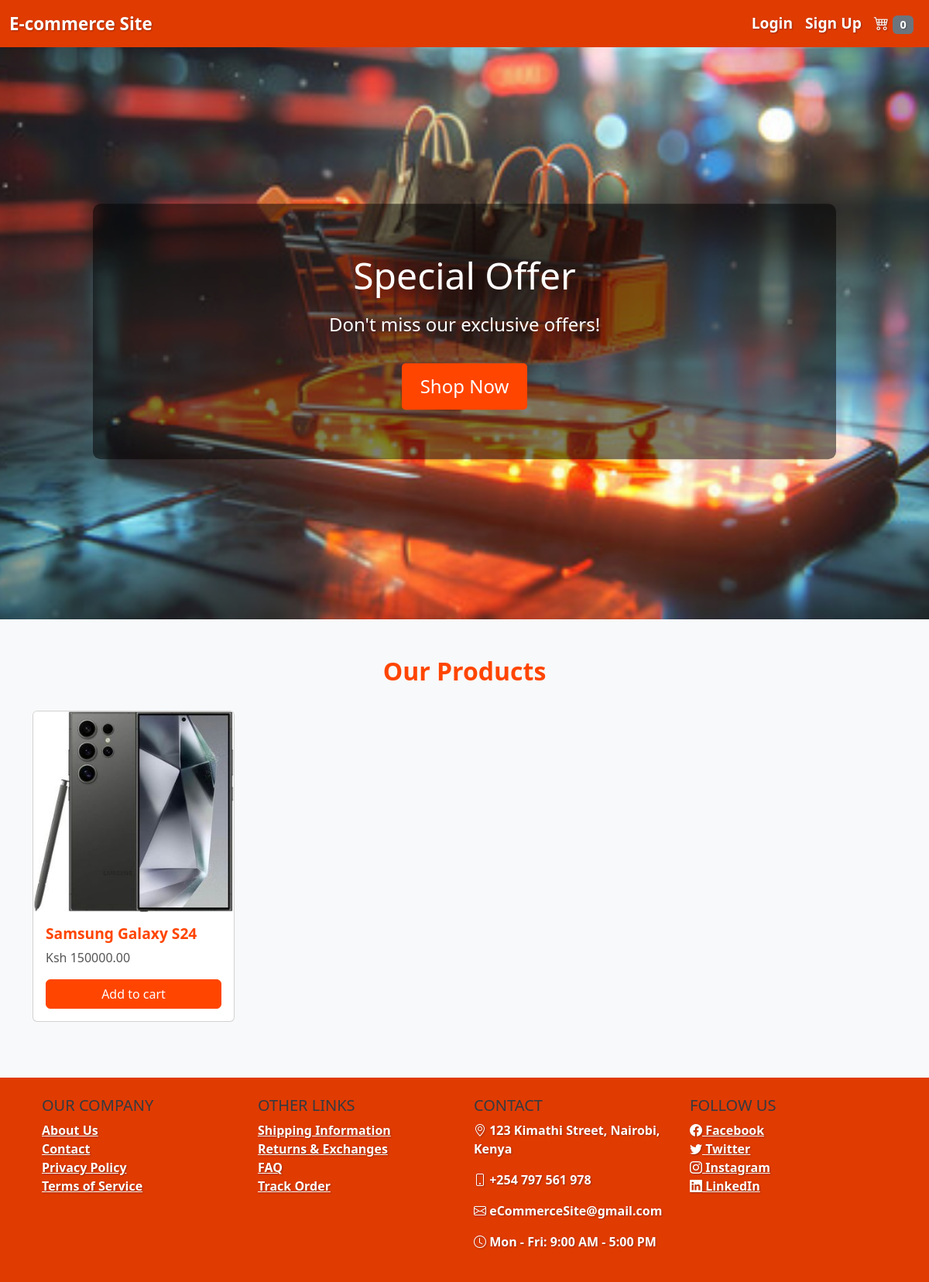
Before: / with the older database file.
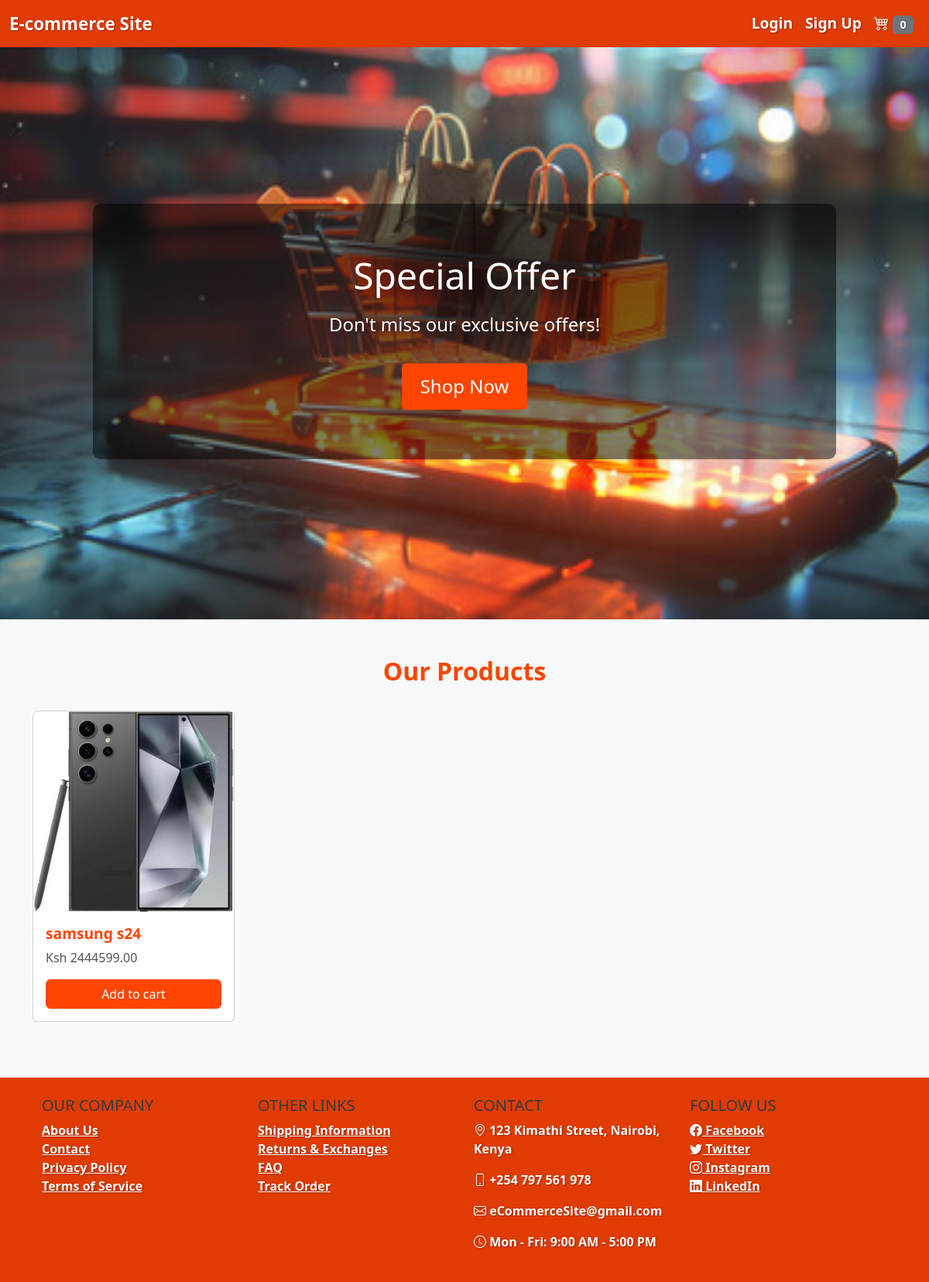
After: the same page with the newer database file.
### myapp/models.py (models this page shows, shortened)
class Product(models.Model):
    name = models.CharField(max_length=255)
    price = models.DecimalField(max_digits=10, decimal_places=2)
    image = models.ImageField(upload_to='products_images/', blank=True)
    description = models.TextField(blank=True, null=True)
    rating = models.PositiveIntegerField(default=0)
    reviews = models.PositiveIntegerField(default=0)

### myapp/views.py (the view)
# urls.py: path('', views.products_view, name='index'),
def products_view(request):
    products = Product.objects.all()
    return render(request, 'index.html', {'products': products})

### templates/index.html (shortened to what the changed rows need)
{% load static %}
<!DOCTYPE html>
<html lang="en">
  <head>
    <link
      href="https://cdn.jsdelivr.net/npm/bootstrap@5.3.3/dist/css/bootstrap.min.css"
      rel="stylesheet"
    />
    <link
      rel="stylesheet"
      href="https://cdn.jsdelivr.net/npm/bootstrap-icons@1.11.3/font/bootstrap-icons.min.css"
    />
    <link rel="stylesheet" href="{% static 'css/styles.css' %}" />
  </head>
  <body>
    <section class="home-section">
      <div class="overlay">
        <h1>Special Offer</h1>
      </div>
    </section>
<section class="products-section py-5" id="shop-now">
  <h2>Our Products</h2>
  <div class="container">
    <div class="row">
      {% for product in products %}
      <div class="col-lg-3 col-md-4 col-sm-6 mb-4">
        <div class="card h-100">
          <img
            src="{{product.image.url }}"
            class="card-img-top"
            alt="{{ product.name }}"
          />
          <div class="card-body d-flex flex-column">
            <h5 class="card-title">{{ product.name }}</h5>
            <p class="card-text">Ksh {{ product.price }}</p>
            <button
            type="button"
            class="btn btn-primary mt-auto add-to-cart-btn"
            data-bs-toggle="modal"
            data-bs-target="#productModal"
            data-id="{{ product.id }}"
            data-name="{{ product.name }}"
            data-price="{{ product.price }}"
            data-description="{{ product.description }}"
            data-rating="{{ product.rating }}"
            data-reviews="{{ product.reviews }}"
            data-image="{{product.image.url}}"
          >
          Add to cart
          </button>
          </div>
        </div>
      </div>
      {% endfor %}
    </div>
  </div>
</section>
  </body>
</html>

Changed rows visible on the page:
changed Product: name "Samsung Galaxy S24" → "samsung s24"; price "150000.00" → "2444599.00"
